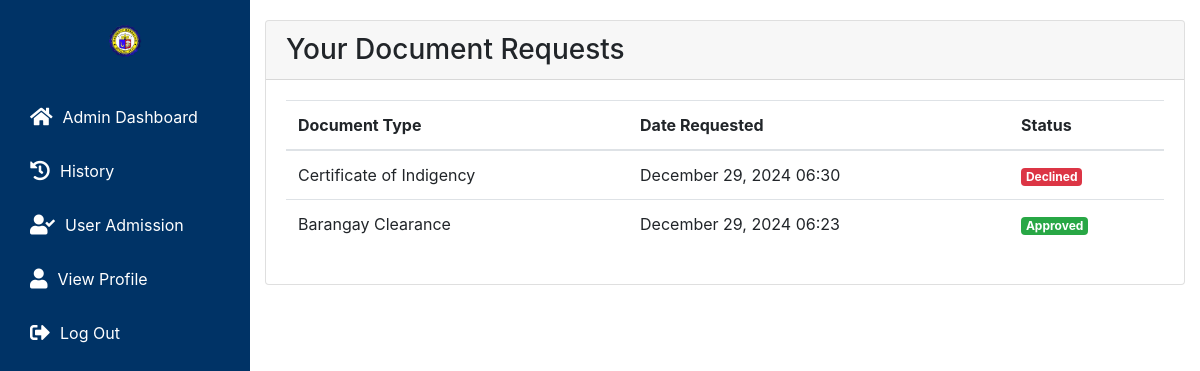
Page /user-dashboard/ (signed in) on the committed database.
### mambaling/models.py (models this page shows, shortened)
class ClearanceRequest(models.Model):
    user = models.ForeignKey(settings.AUTH_USER_MODEL, on_delete=models.CASCADE)
    full_name = models.CharField(max_length=255)
    address = models.TextField()
    birthplace = models.CharField(max_length=255)
    birthdate = models.DateField()
    civil_status = models.CharField(max_length=20)
    gender = models.CharField(max_length=10)
    block_number = models.CharField(max_length=50)
    occupation = models.CharField(max_length=100)
    email = models.EmailField()
    contact = models.CharField(max_length=20)
    purpose = models.TextField(blank=True, null=True)  # For additional details like reasons
    residency_duration = models.CharField(max_length=100, blank=True, null=True)  # Specific to residency purposes
    document_type = models.CharField(
        max_length=50,
        choices=[
            ('Barangay Clearance', 'Barangay Clearance'),
            ('Certificate of Indigency', 'Certificate of Indigency'),
            ('Certificate of Residency', 'Certificate of Residency'),
        ]
    )
    profile_photo = models.ImageField(upload_to='profile_photos/', null=True, blank=True)
    proof_of_residency = models.FileField(upload_to='proof_of_residency/', null=True, blank=True)
    date_requested = models.DateTimeField(auto_now_add=True)
    status = models.CharField(
        max_length=20,
        choices=[
            ('Pending', 'Pending'),
            ('Approved', 'Approved'),
            ('Declined', 'Declined'),
        ],
        default='Barangay Clearance'
    )
    decline_reason = models.TextField(blank=True, null=True)
    notification_sent = models.BooleanField(default=False)

### mambaling/views.py (the view)
# urls.py: path('user-dashboard/', views.user_dashboard, name='user_dashboard'),
@login_required
def user_dashboard(request):
    if not request.user.is_approved or request.user.user_type != 'user':
        messages.warning(request, "You don't have permission to access the user dashboard.")
        return redirect('landing_page')
    user_requests = ClearanceRequest.objects.filter(user=request.user).order_by('-date_requested')
    approved_requests = user_requests.filter(status='Approved', notification_sent=False)
    for req in approved_requests:
        req.notification_sent = True
        req.save()
    context = {
        'user_requests': user_requests,
        'approved_requests': approved_requests,
    }
    return render(request, 'dashboard/user_dashboard.html', context)

### mambaling/templates/dashboard/user_dashboard.html (shortened to what this page needs)
<!DOCTYPE html>
<html lang="en">
<head>
  {% load static %}
  <link href="https://stackpath.bootstrapcdn.com/bootstrap/4.5.2/css/bootstrap.min.css" rel="stylesheet">
  <link href="https://cdnjs.cloudflare.com/ajax/libs/font-awesome/5.15.4/css/all.min.css" rel="stylesheet">
</head>
<body>
  <div class="d-flex" style="min-height: 100vh;">
    {% include 'my_sidebar.html' %}
    <div class="container-fluid" style="margin-left: 250px; padding-top: 20px;">
      <div class="card mb-4">
        <div class="card-header">
          <h3 class="mb-0">Your Document Requests</h3>
        </div>
        <div class="card-body">
          {% if user_requests %}
          <div class="table-responsive">
            <table class="table table-hover">
              <thead>
                <tr>
                  <th>Document Type</th>
                  <th>Date Requested</th>
                  <th>Status</th>
                </tr>
              </thead>
              <tbody>
                {% for request in user_requests %}
                <tr>
                  <td>{{ request.document_type }}</td>
                  <td>{{ request.date_requested|date:"F d, Y H:i" }}</td>
                  <td>
                    <span class="badge {% if request.status == 'Approved' %}badge-success{% elif request.status == 'Declined' %}badge-danger{% else %}badge-warning{% endif %}">
                      {{ request.status }}
                    </span>
                  </td>
                </tr>
                {% endfor %}
              </tbody>
            </table>
          </div>
          {% else %}
          <p class="text-muted">No document requests found.</p>
          {% endif %}
        </div>
      </div>
    </div>
  </div>
</body>
</html>

### rows in the picture
ClearanceRequest: document_type "Certificate of Indigency", date_requested "December 29, 2024 06:30", status "Declined"
ClearanceRequest: document_type "Barangay Clearance", date_requested "December 29, 2024 06:23", status "Approved"
